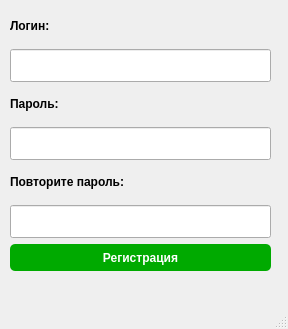
<?xml version="1.0" encoding="UTF-8"?>
<ui version="4.0">
 <class>MainWindow</class>
 <widget class="QMainWindow" name="MainWindow">
  <property name="geometry">
   <rect>
    <x>0</x>
    <y>0</y>
    <width>288</width>
    <height>329</height>
   </rect>
  </property>
  <property name="windowTitle">
   <string>MainWindow</string>
  </property>
  <widget class="QWidget" name="centralwidget">
   <widget class="QWidget" name="verticalLayoutWidget">
    <property name="geometry">
     <rect>
      <x>10</x>
      <y>10</y>
      <width>261</width>
      <height>261</height>
     </rect>
    </property>
    <layout class="QVBoxLayout" name="verticalLayout">
     <item>
      <widget class="QLabel" name="label">
       <property name="styleSheet">
        <string notr="true">&lt;h3&gt;Логин&lt;/h3&gt;</string>
       </property>
       <property name="text">
        <string>&lt;b&gt;Логин:&lt;/b&gt;</string>
       </property>
      </widget>
     </item>
     <item>
      <widget class="QLineEdit" name="login">
       <property name="styleSheet">
        <string notr="true">height: 27px;</string>
       </property>
      </widget>
     </item>
     <item>
      <widget class="QLabel" name="label_2">
       <property name="text">
        <string>&lt;b&gt;Пароль:&lt;/b&gt;</string>
       </property>
      </widget>
     </item>
     <item>
      <widget class="QLineEdit" name="password">
       <property name="contextMenuPolicy">
        <enum>Qt::PreventContextMenu</enum>
       </property>
       <property name="styleSheet">
        <string notr="true">height: 27px;</string>
       </property>
       <property name="inputMethodHints">
        <set>Qt::ImhHiddenText|Qt::ImhNoAutoUppercase|Qt::ImhNoPredictiveText|Qt::ImhSensitiveData</set>
       </property>
       <property name="echoMode">
        <enum>QLineEdit::Password</enum>
       </property>
      </widget>
     </item>
     <item>
      <widget class="QLabel" name="label_3">
       <property name="text">
        <string>&lt;b&gt;Повторите пароль:&lt;/b&gt;</string>
       </property>
      </widget>
     </item>
     <item>
      <widget class="QLineEdit" name="password_repeat">
       <property name="styleSheet">
        <string notr="true">height: 27px;</string>
       </property>
       <property name="echoMode">
        <enum>QLineEdit::Password</enum>
       </property>
      </widget>
     </item>
     <item>
      <widget class="QPushButton" name="pushButton">
       <property name="styleSheet">
        <string notr="true">color: white;
background-color: rgb(0, 170, 0);
height: 27px;
font-weight: bold;
font-size: 1.2em;
border-radius: 5px;
</string>
       </property>
       <property name="text">
        <string>Регистрация</string>
       </property>
      </widget>
     </item>
    </layout>
   </widget>
  </widget>
  <widget class="QMenuBar" name="menubar">
   <property name="geometry">
    <rect>
     <x>0</x>
     <y>0</y>
     <width>288</width>
     <height>26</height>
    </rect>
   </property>
  </widget>
  <widget class="QStatusBar" name="statusbar"/>
 </widget>
 <resources/>
 <connections/>
</ui>
